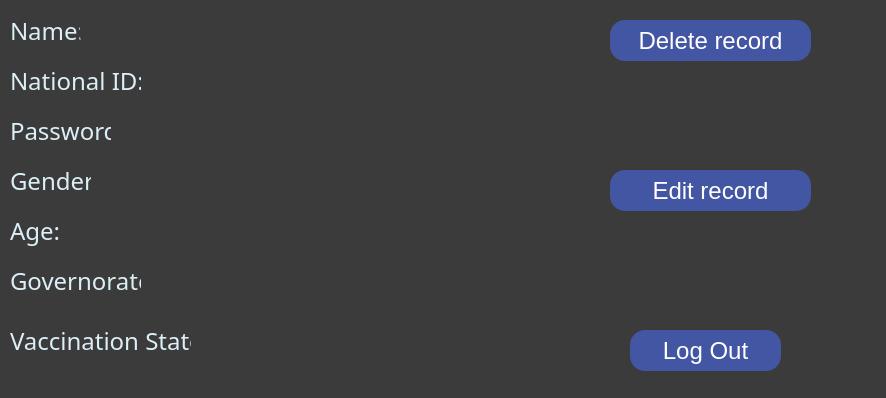
<?xml version="1.0" encoding="UTF-8"?>
<ui version="4.0">
 <class>DisplayUser</class>
 <widget class="QWidget" name="DisplayUser">
  <property name="geometry">
   <rect>
    <x>0</x>
    <y>0</y>
    <width>886</width>
    <height>398</height>
   </rect>
  </property>
  <property name="windowTitle">
   <string>Form</string>
  </property>
  <property name="styleSheet">
   <string notr="true">background-color: rgb(59, 59, 59);</string>
  </property>
  <widget class="QLabel" name="label">
   <property name="geometry">
    <rect>
     <x>10</x>
     <y>10</y>
     <width>71</width>
     <height>41</height>
    </rect>
   </property>
   <property name="font">
    <font>
     <family>Bell MT</family>
     <pointsize>18</pointsize>
    </font>
   </property>
   <property name="styleSheet">
    <string notr="true">color: rgb(220, 239, 246);</string>
   </property>
   <property name="text">
    <string>Name:</string>
   </property>
  </widget>
  <widget class="QLineEdit" name="Name">
   <property name="geometry">
    <rect>
     <x>80</x>
     <y>10</y>
     <width>191</width>
     <height>41</height>
    </rect>
   </property>
   <property name="font">
    <font>
     <family>Arial</family>
     <pointsize>14</pointsize>
     <bold>false</bold>
    </font>
   </property>
   <property name="styleSheet">
    <string notr="true">border-radius: 15px;border-width: 2px;
color: rgb(220, 239, 246);
border-color: rgb(255, 255, 255);</string>
   </property>
   <property name="text">
    <string/>
   </property>
   <property name="readOnly">
    <bool>true</bool>
   </property>
  </widget>
  <widget class="QLabel" name="label_2">
   <property name="geometry">
    <rect>
     <x>10</x>
     <y>260</y>
     <width>131</width>
     <height>41</height>
    </rect>
   </property>
   <property name="font">
    <font>
     <family>Bell MT</family>
     <pointsize>18</pointsize>
    </font>
   </property>
   <property name="styleSheet">
    <string notr="true">color: rgb(220, 239, 246);</string>
   </property>
   <property name="text">
    <string>Governorate:</string>
   </property>
  </widget>
  <widget class="QLabel" name="label_3">
   <property name="geometry">
    <rect>
     <x>10</x>
     <y>210</y>
     <width>131</width>
     <height>41</height>
    </rect>
   </property>
   <property name="font">
    <font>
     <family>Bell MT</family>
     <pointsize>18</pointsize>
    </font>
   </property>
   <property name="styleSheet">
    <string notr="true">color: rgb(220, 239, 246);</string>
   </property>
   <property name="text">
    <string>Age:</string>
   </property>
  </widget>
  <widget class="QLabel" name="label_4">
   <property name="geometry">
    <rect>
     <x>10</x>
     <y>160</y>
     <width>81</width>
     <height>41</height>
    </rect>
   </property>
   <property name="font">
    <font>
     <family>Bell MT</family>
     <pointsize>18</pointsize>
    </font>
   </property>
   <property name="styleSheet">
    <string notr="true">color: rgb(220, 239, 246);</string>
   </property>
   <property name="text">
    <string>Gender:</string>
   </property>
  </widget>
  <widget class="QLabel" name="label_5">
   <property name="geometry">
    <rect>
     <x>10</x>
     <y>60</y>
     <width>131</width>
     <height>41</height>
    </rect>
   </property>
   <property name="font">
    <font>
     <family>Bell MT</family>
     <pointsize>18</pointsize>
    </font>
   </property>
   <property name="styleSheet">
    <string notr="true">color: rgb(220, 239, 246);</string>
   </property>
   <property name="text">
    <string>National ID:</string>
   </property>
  </widget>
  <widget class="QLineEdit" name="Id">
   <property name="geometry">
    <rect>
     <x>150</x>
     <y>60</y>
     <width>281</width>
     <height>41</height>
    </rect>
   </property>
   <property name="font">
    <font>
     <family>Arial</family>
     <pointsize>14</pointsize>
     <bold>false</bold>
    </font>
   </property>
   <property name="styleSheet">
    <string notr="true">border-radius: 15px;border-width: 2px;
color: rgb(220, 239, 246);
border-color: rgb(255, 255, 255);</string>
   </property>
   <property name="text">
    <string/>
   </property>
   <property name="readOnly">
    <bool>true</bool>
   </property>
  </widget>
  <widget class="QLineEdit" name="Gender">
   <property name="geometry">
    <rect>
     <x>100</x>
     <y>160</y>
     <width>191</width>
     <height>41</height>
    </rect>
   </property>
   <property name="font">
    <font>
     <family>Arial</family>
     <pointsize>14</pointsize>
     <bold>false</bold>
    </font>
   </property>
   <property name="styleSheet">
    <string notr="true">border-radius: 15px;border-width: 2px;
color: rgb(220, 239, 246);
border-color: rgb(255, 255, 255);</string>
   </property>
   <property name="text">
    <string/>
   </property>
   <property name="readOnly">
    <bool>true</bool>
   </property>
  </widget>
  <widget class="QLineEdit" name="Age">
   <property name="geometry">
    <rect>
     <x>60</x>
     <y>210</y>
     <width>191</width>
     <height>41</height>
    </rect>
   </property>
   <property name="font">
    <font>
     <family>Arial</family>
     <pointsize>14</pointsize>
     <bold>false</bold>
    </font>
   </property>
   <property name="styleSheet">
    <string notr="true">border-radius: 15px;border-width: 2px;
color: rgb(220, 239, 246);
border-color: rgb(255, 255, 255);</string>
   </property>
   <property name="text">
    <string/>
   </property>
   <property name="readOnly">
    <bool>true</bool>
   </property>
  </widget>
  <widget class="QLineEdit" name="Governorate">
   <property name="geometry">
    <rect>
     <x>150</x>
     <y>260</y>
     <width>191</width>
     <height>41</height>
    </rect>
   </property>
   <property name="font">
    <font>
     <family>Arial</family>
     <pointsize>14</pointsize>
     <bold>false</bold>
    </font>
   </property>
   <property name="styleSheet">
    <string notr="true">border-radius: 15px;border-width: 2px;
color: rgb(220, 239, 246);
border-color: rgb(255, 255, 255);</string>
   </property>
   <property name="text">
    <string/>
   </property>
   <property name="readOnly">
    <bool>true</bool>
   </property>
  </widget>
  <widget class="QPushButton" name="EditRecord">
   <property name="geometry">
    <rect>
     <x>610</x>
     <y>170</y>
     <width>201</width>
     <height>41</height>
    </rect>
   </property>
   <property name="palette">
    <palette>
     <active>
      <colorrole role="Button">
       <brush brushstyle="SolidPattern">
        <color alpha="255">
         <red>67</red>
         <green>86</green>
         <blue>163</blue>
        </color>
       </brush>
      </colorrole>
      <colorrole role="ButtonText">
       <brush brushstyle="SolidPattern">
        <color alpha="255">
         <red>255</red>
         <green>255</green>
         <blue>255</blue>
        </color>
       </brush>
      </colorrole>
      <colorrole role="Base">
       <brush brushstyle="SolidPattern">
        <color alpha="255">
         <red>67</red>
         <green>86</green>
         <blue>163</blue>
        </color>
       </brush>
      </colorrole>
      <colorrole role="Window">
       <brush brushstyle="SolidPattern">
        <color alpha="255">
         <red>67</red>
         <green>86</green>
         <blue>163</blue>
        </color>
       </brush>
      </colorrole>
     </active>
     <inactive>
      <colorrole role="Button">
       <brush brushstyle="SolidPattern">
        <color alpha="255">
         <red>67</red>
         <green>86</green>
         <blue>163</blue>
        </color>
       </brush>
      </colorrole>
      <colorrole role="ButtonText">
       <brush brushstyle="SolidPattern">
        <color alpha="255">
         <red>255</red>
         <green>255</green>
         <blue>255</blue>
        </color>
       </brush>
      </colorrole>
      <colorrole role="Base">
       <brush brushstyle="SolidPattern">
        <color alpha="255">
         <red>67</red>
         <green>86</green>
         <blue>163</blue>
        </color>
       </brush>
      </colorrole>
      <colorrole role="Window">
       <brush brushstyle="SolidPattern">
        <color alpha="255">
         <red>67</red>
         <green>86</green>
         <blue>163</blue>
        </color>
       </brush>
      </colorrole>
     </inactive>
     <disabled>
      <colorrole role="Button">
       <brush brushstyle="SolidPattern">
        <color alpha="255">
         <red>67</red>
         <green>86</green>
         <blue>163</blue>
        </color>
       </brush>
      </colorrole>
      <colorrole role="Base">
       <brush brushstyle="SolidPattern">
        <color alpha="255">
         <red>67</red>
         <green>86</green>
         <blue>163</blue>
        </color>
       </brush>
      </colorrole>
      <colorrole role="Window">
       <brush brushstyle="SolidPattern">
        <color alpha="255">
         <red>67</red>
         <green>86</green>
         <blue>163</blue>
        </color>
       </brush>
      </colorrole>
     </disabled>
    </palette>
   </property>
   <property name="font">
    <font>
     <family>Arial</family>
     <pointsize>18</pointsize>
     <bold>false</bold>
    </font>
   </property>
   <property name="styleSheet">
    <string notr="true">background-color: rgb(67, 86, 163);
border-radius: 15px;border-width: 2px;</string>
   </property>
   <property name="text">
    <string>Edit record</string>
   </property>
  </widget>
  <widget class="QPushButton" name="Deleterecord">
   <property name="geometry">
    <rect>
     <x>610</x>
     <y>20</y>
     <width>201</width>
     <height>41</height>
    </rect>
   </property>
   <property name="palette">
    <palette>
     <active>
      <colorrole role="Button">
       <brush brushstyle="SolidPattern">
        <color alpha="255">
         <red>67</red>
         <green>86</green>
         <blue>163</blue>
        </color>
       </brush>
      </colorrole>
      <colorrole role="ButtonText">
       <brush brushstyle="SolidPattern">
        <color alpha="255">
         <red>255</red>
         <green>255</green>
         <blue>255</blue>
        </color>
       </brush>
      </colorrole>
      <colorrole role="Base">
       <brush brushstyle="SolidPattern">
        <color alpha="255">
         <red>67</red>
         <green>86</green>
         <blue>163</blue>
        </color>
       </brush>
      </colorrole>
      <colorrole role="Window">
       <brush brushstyle="SolidPattern">
        <color alpha="255">
         <red>67</red>
         <green>86</green>
         <blue>163</blue>
        </color>
       </brush>
      </colorrole>
     </active>
     <inactive>
      <colorrole role="Button">
       <brush brushstyle="SolidPattern">
        <color alpha="255">
         <red>67</red>
         <green>86</green>
         <blue>163</blue>
        </color>
       </brush>
      </colorrole>
      <colorrole role="ButtonText">
       <brush brushstyle="SolidPattern">
        <color alpha="255">
         <red>255</red>
         <green>255</green>
         <blue>255</blue>
        </color>
       </brush>
      </colorrole>
      <colorrole role="Base">
       <brush brushstyle="SolidPattern">
        <color alpha="255">
         <red>67</red>
         <green>86</green>
         <blue>163</blue>
        </color>
       </brush>
      </colorrole>
      <colorrole role="Window">
       <brush brushstyle="SolidPattern">
        <color alpha="255">
         <red>67</red>
         <green>86</green>
         <blue>163</blue>
        </color>
       </brush>
      </colorrole>
     </inactive>
     <disabled>
      <colorrole role="Button">
       <brush brushstyle="SolidPattern">
        <color alpha="255">
         <red>67</red>
         <green>86</green>
         <blue>163</blue>
        </color>
       </brush>
      </colorrole>
      <colorrole role="Base">
       <brush brushstyle="SolidPattern">
        <color alpha="255">
         <red>67</red>
         <green>86</green>
         <blue>163</blue>
        </color>
       </brush>
      </colorrole>
      <colorrole role="Window">
       <brush brushstyle="SolidPattern">
        <color alpha="255">
         <red>67</red>
         <green>86</green>
         <blue>163</blue>
        </color>
       </brush>
      </colorrole>
     </disabled>
    </palette>
   </property>
   <property name="font">
    <font>
     <family>Arial</family>
     <pointsize>18</pointsize>
     <bold>false</bold>
    </font>
   </property>
   <property name="styleSheet">
    <string notr="true">border-radius: 15px;border-width: 2px;
background-color: rgb(67, 86, 163);</string>
   </property>
   <property name="text">
    <string>Delete record</string>
   </property>
  </widget>
  <widget class="QLabel" name="label_6">
   <property name="geometry">
    <rect>
     <x>10</x>
     <y>110</y>
     <width>101</width>
     <height>41</height>
    </rect>
   </property>
   <property name="font">
    <font>
     <family>Bell MT</family>
     <pointsize>18</pointsize>
    </font>
   </property>
   <property name="styleSheet">
    <string notr="true">color: rgb(220, 239, 246);</string>
   </property>
   <property name="text">
    <string>Password:</string>
   </property>
  </widget>
  <widget class="QLineEdit" name="password">
   <property name="geometry">
    <rect>
     <x>120</x>
     <y>110</y>
     <width>191</width>
     <height>41</height>
    </rect>
   </property>
   <property name="font">
    <font>
     <family>Arial</family>
     <pointsize>14</pointsize>
     <bold>false</bold>
    </font>
   </property>
   <property name="styleSheet">
    <string notr="true">border-radius: 15px;border-width: 2px;
color: rgb(220, 239, 246);
border-color: rgb(255, 255, 255);</string>
   </property>
   <property name="text">
    <string/>
   </property>
   <property name="readOnly">
    <bool>true</bool>
   </property>
  </widget>
  <widget class="QLabel" name="label_7">
   <property name="geometry">
    <rect>
     <x>10</x>
     <y>320</y>
     <width>181</width>
     <height>41</height>
    </rect>
   </property>
   <property name="font">
    <font>
     <family>Bell MT</family>
     <pointsize>18</pointsize>
    </font>
   </property>
   <property name="styleSheet">
    <string notr="true">color: rgb(220, 239, 246);</string>
   </property>
   <property name="text">
    <string>Vaccination State:</string>
   </property>
  </widget>
  <widget class="QLineEdit" name="VaccinationState">
   <property name="geometry">
    <rect>
     <x>200</x>
     <y>320</y>
     <width>281</width>
     <height>41</height>
    </rect>
   </property>
   <property name="font">
    <font>
     <family>Arial</family>
     <pointsize>14</pointsize>
     <bold>false</bold>
    </font>
   </property>
   <property name="styleSheet">
    <string notr="true">border-radius: 15px;border-width: 2px;
color: rgb(220, 239, 246);
border-color: rgb(255, 255, 255);</string>
   </property>
   <property name="text">
    <string/>
   </property>
   <property name="readOnly">
    <bool>true</bool>
   </property>
  </widget>
  <widget class="QLabel" name="label_8">
   <property name="geometry">
    <rect>
     <x>400</x>
     <y>170</y>
     <width>161</width>
     <height>20</height>
    </rect>
   </property>
   <property name="text">
    <string/>
   </property>
  </widget>
  <widget class="QPushButton" name="logOut">
   <property name="geometry">
    <rect>
     <x>630</x>
     <y>330</y>
     <width>151</width>
     <height>41</height>
    </rect>
   </property>
   <property name="palette">
    <palette>
     <active>
      <colorrole role="Button">
       <brush brushstyle="SolidPattern">
        <color alpha="255">
         <red>67</red>
         <green>86</green>
         <blue>163</blue>
        </color>
       </brush>
      </colorrole>
      <colorrole role="ButtonText">
       <brush brushstyle="SolidPattern">
        <color alpha="255">
         <red>255</red>
         <green>255</green>
         <blue>255</blue>
        </color>
       </brush>
      </colorrole>
      <colorrole role="Base">
       <brush brushstyle="SolidPattern">
        <color alpha="255">
         <red>67</red>
         <green>86</green>
         <blue>163</blue>
        </color>
       </brush>
      </colorrole>
      <colorrole role="Window">
       <brush brushstyle="SolidPattern">
        <color alpha="255">
         <red>67</red>
         <green>86</green>
         <blue>163</blue>
        </color>
       </brush>
      </colorrole>
     </active>
     <inactive>
      <colorrole role="Button">
       <brush brushstyle="SolidPattern">
        <color alpha="255">
         <red>67</red>
         <green>86</green>
         <blue>163</blue>
        </color>
       </brush>
      </colorrole>
      <colorrole role="ButtonText">
       <brush brushstyle="SolidPattern">
        <color alpha="255">
         <red>255</red>
         <green>255</green>
         <blue>255</blue>
        </color>
       </brush>
      </colorrole>
      <colorrole role="Base">
       <brush brushstyle="SolidPattern">
        <color alpha="255">
         <red>67</red>
         <green>86</green>
         <blue>163</blue>
        </color>
       </brush>
      </colorrole>
      <colorrole role="Window">
       <brush brushstyle="SolidPattern">
        <color alpha="255">
         <red>67</red>
         <green>86</green>
         <blue>163</blue>
        </color>
       </brush>
      </colorrole>
     </inactive>
     <disabled>
      <colorrole role="Button">
       <brush brushstyle="SolidPattern">
        <color alpha="255">
         <red>67</red>
         <green>86</green>
         <blue>163</blue>
        </color>
       </brush>
      </colorrole>
      <colorrole role="Base">
       <brush brushstyle="SolidPattern">
        <color alpha="255">
         <red>67</red>
         <green>86</green>
         <blue>163</blue>
        </color>
       </brush>
      </colorrole>
      <colorrole role="Window">
       <brush brushstyle="SolidPattern">
        <color alpha="255">
         <red>67</red>
         <green>86</green>
         <blue>163</blue>
        </color>
       </brush>
      </colorrole>
     </disabled>
    </palette>
   </property>
   <property name="font">
    <font>
     <family>Arial</family>
     <pointsize>18</pointsize>
     <bold>false</bold>
    </font>
   </property>
   <property name="styleSheet">
    <string notr="true">background-color: rgb(67, 86, 163);
border-radius: 15px;border-width: 2px;</string>
   </property>
   <property name="text">
    <string>Log Out</string>
   </property>
  </widget>
 </widget>
 <resources/>
 <connections/>
</ui>
